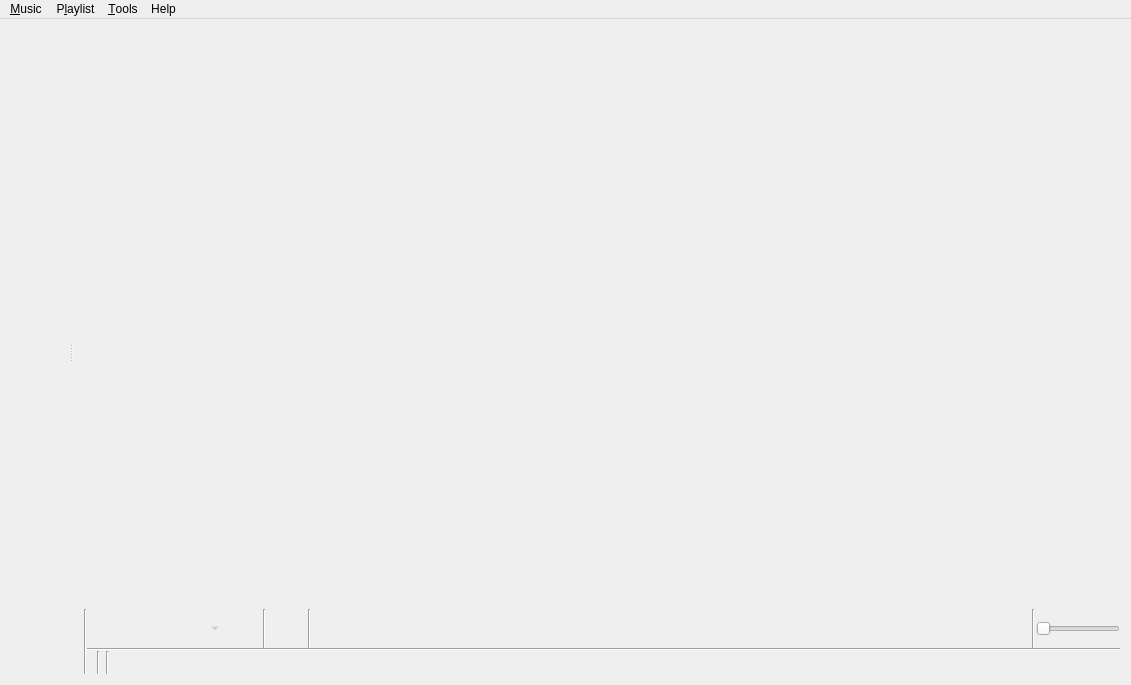
<?xml version="1.0" encoding="UTF-8"?>
<ui version="4.0">
 <class>MainWindow</class>
 <widget class="QMainWindow" name="MainWindow">
  <property name="geometry">
   <rect>
    <x>0</x>
    <y>0</y>
    <width>1131</width>
    <height>685</height>
   </rect>
  </property>
  <property name="windowTitle">
   <string>Strawberry Music Player</string>
  </property>
  <property name="windowIcon">
   <iconset resource="../../data/icons.qrc">
    <normaloff>:/icons/128x128/strawberry.png</normaloff>:/icons/128x128/strawberry.png</iconset>
  </property>
  <widget class="QWidget" name="centralWidget">
   <layout class="QVBoxLayout" name="layout_centralWidget">
    <property name="spacing">
     <number>0</number>
    </property>
    <property name="leftMargin">
     <number>0</number>
    </property>
    <property name="topMargin">
     <number>0</number>
    </property>
    <property name="rightMargin">
     <number>0</number>
    </property>
    <property name="bottomMargin">
     <number>0</number>
    </property>
    <item>
     <widget class="QSplitter" name="splitter">
      <property name="orientation">
       <enum>Qt::Horizontal</enum>
      </property>
      <widget class="QWidget" name="sidebar_layout">
       <layout class="QVBoxLayout" name="layout_left">
        <property name="spacing">
         <number>0</number>
        </property>
        <item>
         <widget class="FancyTabWidget" name="tabs" native="true"/>
        </item>
        <item>
         <widget class="PlayingWidget" name="widget_playing" native="true"/>
        </item>
       </layout>
      </widget>
      <widget class="QWidget" name="playlist_layout">
       <layout class="QVBoxLayout" name="layout_right">
        <property name="spacing">
         <number>0</number>
        </property>
        <item>
         <widget class="PlaylistContainer" name="playlist" native="true">
          <property name="sizePolicy">
           <sizepolicy hsizetype="Preferred" vsizetype="Expanding">
            <horstretch>0</horstretch>
            <verstretch>0</verstretch>
           </sizepolicy>
          </property>
          <addaction name="action_edit_track"/>
          <addaction name="action_edit_value"/>
         </widget>
        </item>
        <item>
         <layout class="QHBoxLayout" name="layout_bottom">
          <property name="spacing">
           <number>0</number>
          </property>
          <item>
           <widget class="Line" name="line_6">
            <property name="orientation">
             <enum>Qt::Vertical</enum>
            </property>
           </widget>
          </item>
          <item>
           <widget class="QWidget" name="player_controls_container" native="true">
            <layout class="QVBoxLayout" name="layout_player_controls_container">
             <property name="spacing">
              <number>0</number>
             </property>
             <property name="leftMargin">
              <number>0</number>
             </property>
             <property name="topMargin">
              <number>0</number>
             </property>
             <property name="rightMargin">
              <number>0</number>
             </property>
             <property name="bottomMargin">
              <number>0</number>
             </property>
             <item>
              <widget class="QFrame" name="player_controls">
               <property name="frameShape">
                <enum>QFrame::NoFrame</enum>
               </property>
               <layout class="QHBoxLayout" name="layout_player_controls">
                <property name="spacing">
                 <number>1</number>
                </property>
                <property name="leftMargin">
                 <number>0</number>
                </property>
                <property name="topMargin">
                 <number>0</number>
                </property>
                <property name="rightMargin">
                 <number>0</number>
                </property>
                <property name="bottomMargin">
                 <number>0</number>
                </property>
                <item>
                 <widget class="QToolButton" name="back_button">
                  <property name="iconSize">
                   <size>
                    <width>32</width>
                    <height>32</height>
                   </size>
                  </property>
                  <property name="autoRaise">
                   <bool>true</bool>
                  </property>
                 </widget>
                </item>
                <item>
                 <widget class="QToolButton" name="pause_play_button">
                  <property name="iconSize">
                   <size>
                    <width>32</width>
                    <height>32</height>
                   </size>
                  </property>
                  <property name="autoRaise">
                   <bool>true</bool>
                  </property>
                 </widget>
                </item>
                <item>
                 <widget class="QToolButton" name="stop_button">
                  <property name="enabled">
                   <bool>false</bool>
                  </property>
                  <property name="iconSize">
                   <size>
                    <width>32</width>
                    <height>32</height>
                   </size>
                  </property>
                  <property name="popupMode">
                   <enum>QToolButton::MenuButtonPopup</enum>
                  </property>
                  <property name="autoRaise">
                   <bool>true</bool>
                  </property>
                 </widget>
                </item>
                <item>
                 <widget class="QToolButton" name="forward_button">
                  <property name="iconSize">
                   <size>
                    <width>32</width>
                    <height>32</height>
                   </size>
                  </property>
                  <property name="autoRaise">
                   <bool>true</bool>
                  </property>
                 </widget>
                </item>
                <item>
                 <widget class="QWidget" name="widget_love" native="true">
                  <layout class="QHBoxLayout" name="layout_widget_love">
                   <property name="spacing">
                    <number>1</number>
                   </property>
                   <property name="leftMargin">
                    <number>0</number>
                   </property>
                   <property name="topMargin">
                    <number>0</number>
                   </property>
                   <property name="rightMargin">
                    <number>0</number>
                   </property>
                   <property name="bottomMargin">
                    <number>0</number>
                   </property>
                   <item>
                    <widget class="Line" name="line_love">
                     <property name="orientation">
                      <enum>Qt::Vertical</enum>
                     </property>
                    </widget>
                   </item>
                   <item>
                    <widget class="QToolButton" name="button_love">
                     <property name="iconSize">
                      <size>
                       <width>32</width>
                       <height>32</height>
                      </size>
                     </property>
                     <property name="autoRaise">
                      <bool>true</bool>
                     </property>
                    </widget>
                   </item>
                  </layout>
                 </widget>
                </item>
                <item>
                 <widget class="Line" name="line_buttons">
                  <property name="orientation">
                   <enum>Qt::Vertical</enum>
                  </property>
                 </widget>
                </item>
                <item>
                 <widget class="AnalyzerContainer" name="analyzer" native="true">
                  <property name="sizePolicy">
                   <sizepolicy hsizetype="Expanding" vsizetype="Preferred">
                    <horstretch>100</horstretch>
                    <verstretch>0</verstretch>
                   </sizepolicy>
                  </property>
                  <property name="minimumSize">
                   <size>
                    <width>0</width>
                    <height>36</height>
                   </size>
                  </property>
                 </widget>
                </item>
                <item>
                 <spacer name="horizontalSpacer">
                  <property name="orientation">
                   <enum>Qt::Horizontal</enum>
                  </property>
                  <property name="sizeType">
                   <enum>QSizePolicy::Expanding</enum>
                  </property>
                  <property name="sizeHint" stdset="0">
                   <size>
                    <width>0</width>
                    <height>0</height>
                   </size>
                  </property>
                 </spacer>
                </item>
                <item>
                 <widget class="Line" name="line_volume">
                  <property name="orientation">
                   <enum>Qt::Vertical</enum>
                  </property>
                 </widget>
                </item>
                <item>
                 <widget class="VolumeSlider" name="volume">
                  <property name="sizePolicy">
                   <sizepolicy hsizetype="Minimum" vsizetype="Fixed">
                    <horstretch>0</horstretch>
                    <verstretch>0</verstretch>
                   </sizepolicy>
                  </property>
                  <property name="maximum">
                   <number>100</number>
                  </property>
                  <property name="orientation">
                   <enum>Qt::Horizontal</enum>
                  </property>
                 </widget>
                </item>
               </layout>
              </widget>
             </item>
             <item>
              <widget class="QWidget" name="status_bar" native="true">
               <property name="sizePolicy">
                <sizepolicy hsizetype="Preferred" vsizetype="Fixed">
                 <horstretch>0</horstretch>
                 <verstretch>0</verstretch>
                </sizepolicy>
               </property>
               <layout class="QVBoxLayout" name="layout_status_bar">
                <property name="spacing">
                 <number>0</number>
                </property>
                <property name="leftMargin">
                 <number>0</number>
                </property>
                <property name="topMargin">
                 <number>0</number>
                </property>
                <property name="rightMargin">
                 <number>0</number>
                </property>
                <property name="bottomMargin">
                 <number>0</number>
                </property>
                <item>
                 <widget class="Line" name="status_bar_line">
                  <property name="orientation">
                   <enum>Qt::Horizontal</enum>
                  </property>
                 </widget>
                </item>
                <item>
                 <widget class="QWidget" name="status_bar_internal" native="true">
                  <property name="sizePolicy">
                   <sizepolicy hsizetype="Preferred" vsizetype="Fixed">
                    <horstretch>0</horstretch>
                    <verstretch>0</verstretch>
                   </sizepolicy>
                  </property>
                  <layout class="QHBoxLayout" name="layout_status_bar_internal">
                   <property name="spacing">
                    <number>3</number>
                   </property>
                   <property name="leftMargin">
                    <number>0</number>
                   </property>
                   <property name="topMargin">
                    <number>0</number>
                   </property>
                   <property name="rightMargin">
                    <number>0</number>
                   </property>
                   <property name="bottomMargin">
                    <number>0</number>
                   </property>
                   <item>
                    <widget class="QStackedWidget" name="status_bar_stack">
                     <property name="currentIndex">
                      <number>1</number>
                     </property>
                     <widget class="MultiLoadingIndicator" name="multi_loading_indicator"/>
                     <widget class="QWidget" name="playlist_summary_page">
                      <layout class="QVBoxLayout" name="layout_playlist_summary">
                       <property name="spacing">
                        <number>0</number>
                       </property>
                       <property name="leftMargin">
                        <number>0</number>
                       </property>
                       <property name="topMargin">
                        <number>0</number>
                       </property>
                       <property name="rightMargin">
                        <number>0</number>
                       </property>
                       <property name="bottomMargin">
                        <number>0</number>
                       </property>
                       <item>
                        <widget class="QLabel" name="playlist_summary">
                         <property name="alignment">
                          <set>Qt::AlignRight|Qt::AlignTrailing|Qt::AlignVCenter</set>
                         </property>
                        </widget>
                       </item>
                      </layout>
                     </widget>
                    </widget>
                   </item>
                   <item>
                    <widget class="Line" name="line_5">
                     <property name="orientation">
                      <enum>Qt::Vertical</enum>
                     </property>
                    </widget>
                   </item>
                   <item>
                    <widget class="PlaylistSequence" name="playlist_sequence" native="true"/>
                   </item>
                   <item>
                    <widget class="Line" name="line_2">
                     <property name="orientation">
                      <enum>Qt::Vertical</enum>
                     </property>
                    </widget>
                   </item>
                   <item>
                    <widget class="QToolButton" name="button_scrobble">
                     <property name="enabled">
                      <bool>true</bool>
                     </property>
                     <property name="sizePolicy">
                      <sizepolicy hsizetype="Fixed" vsizetype="Fixed">
                       <horstretch>0</horstretch>
                       <verstretch>0</verstretch>
                      </sizepolicy>
                     </property>
                     <property name="text">
                      <string/>
                     </property>
                     <property name="iconSize">
                      <size>
                       <width>16</width>
                       <height>16</height>
                      </size>
                     </property>
                     <property name="autoRaise">
                      <bool>true</bool>
                     </property>
                    </widget>
                   </item>
                   <item>
                    <widget class="TrackSlider" name="track_slider" native="true">
                     <property name="sizePolicy">
                      <sizepolicy hsizetype="Preferred" vsizetype="Preferred">
                       <horstretch>10</horstretch>
                       <verstretch>0</verstretch>
                      </sizepolicy>
                     </property>
                    </widget>
                   </item>
                  </layout>
                 </widget>
                </item>
               </layout>
              </widget>
             </item>
            </layout>
           </widget>
          </item>
         </layout>
        </item>
       </layout>
      </widget>
     </widget>
    </item>
   </layout>
  </widget>
  <widget class="QMenuBar" name="menuBar">
   <property name="geometry">
    <rect>
     <x>0</x>
     <y>0</y>
     <width>1131</width>
     <height>23</height>
    </rect>
   </property>
   <widget class="QMenu" name="menu_music">
    <property name="title">
     <string>&amp;Music</string>
    </property>
    <addaction name="action_open_file"/>
    <addaction name="action_open_cd"/>
    <addaction name="separator"/>
    <addaction name="action_previous_track"/>
    <addaction name="action_play_pause"/>
    <addaction name="action_stop"/>
    <addaction name="action_next_track"/>
    <addaction name="separator"/>
    <addaction name="action_seek_backward"/>
    <addaction name="action_seek_forward"/>
    <addaction name="separator"/>
    <addaction name="action_mute"/>
    <addaction name="separator"/>
    <addaction name="action_love"/>
    <addaction name="separator"/>
    <addaction name="action_quit"/>
   </widget>
   <widget class="QMenu" name="menu_playlist">
    <property name="title">
     <string>P&amp;laylist</string>
    </property>
    <addaction name="action_add_file"/>
    <addaction name="action_add_folder"/>
    <addaction name="action_add_stream"/>
    <addaction name="separator"/>
    <addaction name="action_shuffle_mode"/>
    <addaction name="action_repeat_mode"/>
    <addaction name="separator"/>
    <addaction name="action_new_playlist"/>
    <addaction name="action_save_playlist"/>
    <addaction name="action_load_playlist"/>
    <addaction name="action_save_all_playlists"/>
    <addaction name="separator"/>
    <addaction name="action_jump"/>
    <addaction name="action_clear_playlist"/>
    <addaction name="action_shuffle"/>
    <addaction name="action_remove_duplicates"/>
    <addaction name="action_remove_unavailable"/>
   </widget>
   <widget class="QMenu" name="menu_help">
    <property name="title">
     <string>Help</string>
    </property>
    <addaction name="action_about_strawberry"/>
    <addaction name="action_about_qt"/>
    <addaction name="separator"/>
   </widget>
   <widget class="QMenu" name="menu_tools">
    <property name="title">
     <string>&amp;Tools</string>
    </property>
    <addaction name="action_cover_manager"/>
    <addaction name="action_equalizer"/>
    <addaction name="action_transcoder"/>
    <addaction name="separator"/>
    <addaction name="action_update_collection"/>
    <addaction name="action_full_collection_scan"/>
    <addaction name="action_abort_collection_scan"/>
    <addaction name="separator"/>
    <addaction name="action_settings"/>
    <addaction name="action_import_data_from_last_fm"/>
    <addaction name="action_console"/>
    <addaction name="separator"/>
    <addaction name="action_toggle_show_sidebar"/>
   </widget>
   <addaction name="menu_music"/>
   <addaction name="menu_playlist"/>
   <addaction name="menu_tools"/>
   <addaction name="menu_help"/>
  </widget>
  <action name="action_previous_track">
   <property name="text">
    <string>Previous track</string>
   </property>
   <property name="shortcut">
    <string>F5</string>
   </property>
  </action>
  <action name="action_play_pause">
   <property name="text">
    <string>&amp;Play</string>
   </property>
   <property name="shortcut">
    <string>F6</string>
   </property>
  </action>
  <action name="action_stop">
   <property name="enabled">
    <bool>false</bool>
   </property>
   <property name="text">
    <string>&amp;Stop</string>
   </property>
   <property name="shortcut">
    <string>F7</string>
   </property>
  </action>
  <action name="action_next_track">
   <property name="text">
    <string>&amp;Next track</string>
   </property>
   <property name="shortcut">
    <string>F8</string>
   </property>
  </action>
  <action name="action_seek_backward">
   <property name="enabled">
    <bool>false</bool>
   </property>
   <property name="text">
    <string>&amp;Seek backward</string>
   </property>
   <property name="shortcut">
    <string>F9</string>
   </property>
  </action>
  <action name="action_seek_forward">
   <property name="enabled">
    <bool>false</bool>
   </property>
   <property name="text">
    <string>&amp;Seek forward</string>
   </property>
   <property name="shortcut">
    <string>F10</string>
   </property>
  </action>
  <action name="action_quit">
   <property name="text">
    <string>&amp;Quit</string>
   </property>
   <property name="shortcut">
    <string>Ctrl+Q</string>
   </property>
   <property name="menuRole">
    <enum>QAction::QuitRole</enum>
   </property>
  </action>
  <action name="action_stop_after_this_track">
   <property name="text">
    <string>Stop after this track</string>
   </property>
   <property name="shortcut">
    <string>Ctrl+Alt+V</string>
   </property>
  </action>
  <action name="action_love">
   <property name="enabled">
    <bool>false</bool>
   </property>
   <property name="text">
    <string>Love</string>
   </property>
   <property name="shortcut">
    <string notr="true">Ctrl+L</string>
   </property>
  </action>
  <action name="action_clear_playlist">
   <property name="text">
    <string>&amp;Clear playlist</string>
   </property>
   <property name="toolTip">
    <string>Clear playlist</string>
   </property>
   <property name="shortcut">
    <string>Ctrl+K</string>
   </property>
  </action>
  <action name="action_edit_track">
   <property name="text">
    <string>Edit track information...</string>
   </property>
   <property name="shortcut">
    <string>Ctrl+E</string>
   </property>
  </action>
  <action name="action_renumber_tracks">
   <property name="text">
    <string>Renumber tracks in this order...</string>
   </property>
  </action>
  <action name="action_selection_set_value">
   <property name="text">
    <string>Set value for all selected tracks...</string>
   </property>
  </action>
  <action name="action_edit_value">
   <property name="text">
    <string>Edit tag...</string>
   </property>
  </action>
  <action name="action_settings">
   <property name="text">
    <string>&amp;Settings...</string>
   </property>
   <property name="shortcut">
    <string>Ctrl+P</string>
   </property>
   <property name="menuRole">
    <enum>QAction::PreferencesRole</enum>
   </property>
  </action>
  <action name="action_about_strawberry">
   <property name="icon">
    <iconset resource="../../data/icons.qrc">
     <normaloff>:/icons/64x64/strawberry.png</normaloff>:/icons/64x64/strawberry.png</iconset>
   </property>
   <property name="text">
    <string>&amp;About Strawberry</string>
   </property>
   <property name="shortcut">
    <string>F1</string>
   </property>
   <property name="menuRole">
    <enum>QAction::AboutRole</enum>
   </property>
  </action>
  <action name="action_shuffle">
   <property name="text">
    <string>S&amp;huffle playlist</string>
   </property>
   <property name="shortcut">
    <string>Ctrl+H</string>
   </property>
  </action>
  <action name="action_add_file">
   <property name="text">
    <string>&amp;Add file...</string>
   </property>
   <property name="shortcut">
    <string>Ctrl+Shift+A</string>
   </property>
  </action>
  <action name="action_open_file">
   <property name="text">
    <string>&amp;Open file...</string>
   </property>
  </action>
  <action name="action_open_cd">
   <property name="text">
    <string>Open audio &amp;CD...</string>
   </property>
  </action>
  <action name="action_cover_manager">
   <property name="text">
    <string>&amp;Cover Manager</string>
   </property>
  </action>
  <action name="action_console">
   <property name="text">
    <string>C&amp;onsole</string>
   </property>
  </action>
  <action name="action_shuffle_mode">
   <property name="text">
    <string>&amp;Shuffle mode</string>
   </property>
  </action>
  <action name="action_repeat_mode">
   <property name="text">
    <string>&amp;Repeat mode</string>
   </property>
  </action>
  <action name="action_remove_from_playlist">
   <property name="text">
    <string>Remove from playlist</string>
   </property>
  </action>
  <action name="action_equalizer">
   <property name="text">
    <string>&amp;Equalizer</string>
   </property>
  </action>
  <action name="action_transcoder">
   <property name="text">
    <string>&amp;Transcode Music</string>
   </property>
  </action>
  <action name="action_add_folder">
   <property name="text">
    <string>Add &amp;folder...</string>
   </property>
  </action>
  <action name="action_jump">
   <property name="text">
    <string>&amp;Jump to the currently playing track</string>
   </property>
   <property name="shortcut">
    <string>Ctrl+J</string>
   </property>
  </action>
  <action name="action_new_playlist">
   <property name="text">
    <string>&amp;New playlist</string>
   </property>
   <property name="shortcut">
    <string>Ctrl+N</string>
   </property>
  </action>
  <action name="action_save_playlist">
   <property name="text">
    <string>Save &amp;playlist...</string>
   </property>
   <property name="shortcut">
    <string>Ctrl+S</string>
   </property>
  </action>
  <action name="action_load_playlist">
   <property name="text">
    <string>&amp;Load playlist...</string>
   </property>
   <property name="shortcut">
    <string>Ctrl+Shift+O</string>
   </property>
  </action>
  <action name="action_save_all_playlists">
   <property name="text">
    <string>&amp;Save all playlists...</string>
   </property>
  </action>
  <action name="action_next_playlist">
   <property name="text">
    <string>Go to next playlist tab</string>
   </property>
  </action>
  <action name="action_previous_playlist">
   <property name="text">
    <string>Go to previous playlist tab</string>
   </property>
  </action>
  <action name="action_update_collection">
   <property name="text">
    <string>&amp;Update changed collection folders</string>
   </property>
  </action>
  <action name="action_about_qt">
   <property name="text">
    <string>About &amp;Qt</string>
   </property>
   <property name="menuRole">
    <enum>QAction::AboutQtRole</enum>
   </property>
  </action>
  <action name="action_mute">
   <property name="checkable">
    <bool>true</bool>
   </property>
   <property name="text">
    <string>&amp;Mute</string>
   </property>
   <property name="shortcut">
    <string>Ctrl+M</string>
   </property>
  </action>
  <action name="action_full_collection_scan">
   <property name="text">
    <string>&amp;Do a full collection rescan</string>
   </property>
  </action>
  <action name="action_abort_collection_scan">
   <property name="text">
    <string>Abort collection scan</string>
   </property>
  </action>
  <action name="action_auto_complete_tags">
   <property name="text">
    <string>Complete tags automatically...</string>
   </property>
   <property name="shortcut">
    <string>Ctrl+T</string>
   </property>
  </action>
  <action name="action_toggle_scrobbling">
   <property name="text">
    <string>Toggle scrobbling</string>
   </property>
  </action>
  <action name="action_remove_duplicates">
   <property name="text">
    <string>Remove &amp;duplicates from playlist</string>
   </property>
  </action>
  <action name="action_remove_unavailable">
   <property name="text">
    <string>Remove &amp;unavailable tracks from playlist</string>
   </property>
  </action>
  <action name="action_add_files_to_transcoder">
   <property name="checkable">
    <bool>false</bool>
   </property>
   <property name="text">
    <string>Add file(s) to transcoder</string>
   </property>
   <property name="toolTip">
    <string>Add file to transcoder</string>
   </property>
   <property name="shortcut">
    <string notr="true">Ctrl+Shift+T</string>
   </property>
  </action>
  <action name="action_add_stream">
   <property name="text">
    <string>Add stream...</string>
   </property>
  </action>
  <action name="action_toggle_show_sidebar">
   <property name="checkable">
    <bool>true</bool>
   </property>
   <property name="text">
    <string>Show sidebar</string>
   </property>
  </action>
  <action name="action_import_data_from_last_fm">
   <property name="text">
    <string>Import data from last.fm...</string>
   </property>
  </action>
 </widget>
 <layoutdefault spacing="6" margin="11"/>
 <customwidgets>
  <customwidget>
   <class>VolumeSlider</class>
   <extends>QSlider</extends>
   <header>widgets/volumeslider.h</header>
  </customwidget>
  <customwidget>
   <class>AnalyzerContainer</class>
   <extends>QWidget</extends>
   <header>analyzer/analyzercontainer.h</header>
   <container>1</container>
  </customwidget>
  <customwidget>
   <class>PlaylistContainer</class>
   <extends>QWidget</extends>
   <header>playlist/playlistcontainer.h</header>
   <container>1</container>
  </customwidget>
  <customwidget>
   <class>TrackSlider</class>
   <extends>QWidget</extends>
   <header>widgets/trackslider.h</header>
   <container>1</container>
  </customwidget>
  <customwidget>
   <class>PlaylistSequence</class>
   <extends>QWidget</extends>
   <header>playlist/playlistsequence.h</header>
   <container>1</container>
  </customwidget>
  <customwidget>
   <class>MultiLoadingIndicator</class>
   <extends>QWidget</extends>
   <header>widgets/multiloadingindicator.h</header>
   <container>1</container>
  </customwidget>
  <customwidget>
   <class>PlayingWidget</class>
   <extends>QWidget</extends>
   <header>widgets/playingwidget.h</header>
   <container>1</container>
  </customwidget>
  <customwidget>
   <class>FancyTabWidget</class>
   <extends>QWidget</extends>
   <header>widgets/fancytabwidget.h</header>
  </customwidget>
 </customwidgets>
 <resources>
  <include location="../../data/icons.qrc"/>
 </resources>
 <connections/>
</ui>
